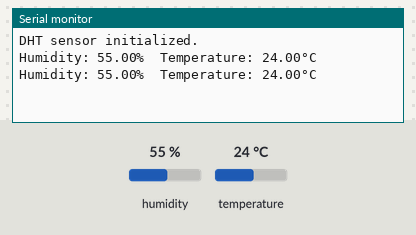
Recording of a sketch running on a simulated ESP32. Shown: the last lines printed to the serial monitor. The test bench sets the inputs (shaded band); at power-on: humidity 55 %, temperature 24 °C.

Above: at 4.8 s.
4.9 s: humidity set to 22 %
At 7.5 s:
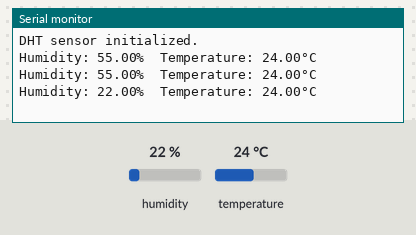
7.9 s: temperature set to 12 °C
At 8.7 s:
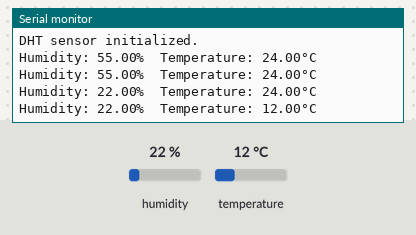
10.9 s: humidity set to 40 %
At 13.4 s:
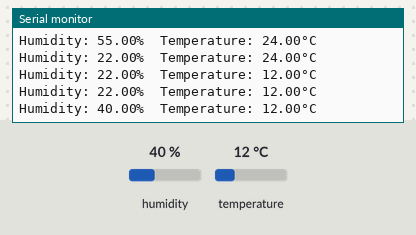
Timing chart, 0 to 14.9 s (numbered marks = the images above; inputs shaded):
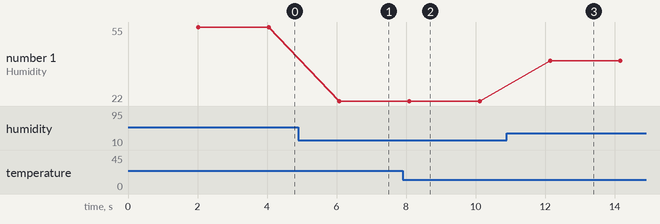

Measured:
- after the input at 4.9 s, the serial monitor: prints a new line after 1.2 s (image 1)
- after the input at 7.9 s, the serial monitor: prints a new line after 0.19 s (image 2)
- after the input at 10.9 s, the serial monitor: prints a new line after 1.2 s (image 3)
- plotted number 1: 55 → 22 after the input at 4.9 s, 22 → 40 after the input at 10.9 s

The sketch:

DHT11.ino
```cpp
#include <Adafruit_Sensor.h>
#include <DHT.h>

// Define the DHT sensor type and the ESP32 GPIO pin
#define DHTPIN 4        // GPIO pin connected to the DHT sensor
#define DHTTYPE DHT11   // Change to DHT11 if using a DHT11 sensor

DHT dht(DHTPIN, DHTTYPE);

void setup() {
    Serial.begin(115200);
    dht.begin();
    Serial.println("DHT sensor initialized.");
}

void loop() {
    // Wait a bit between readings
    delay(2000);

    // Read humidity
    float humidity = dht.readHumidity();
    // Read temperature in Celsius
    float temperature = dht.readTemperature();

    // Check if any reading failed
    if (isnan(humidity) || isnan(temperature)) {
        Serial.println("Failed to read from DHT sensor!");
        return;
    }

    // Print values to the Serial Monitor
    Serial.print("Humidity: ");
    Serial.print(humidity);
    Serial.print("%  Temperature: ");
    Serial.print(temperature);
    Serial.println("°C");
}
```
